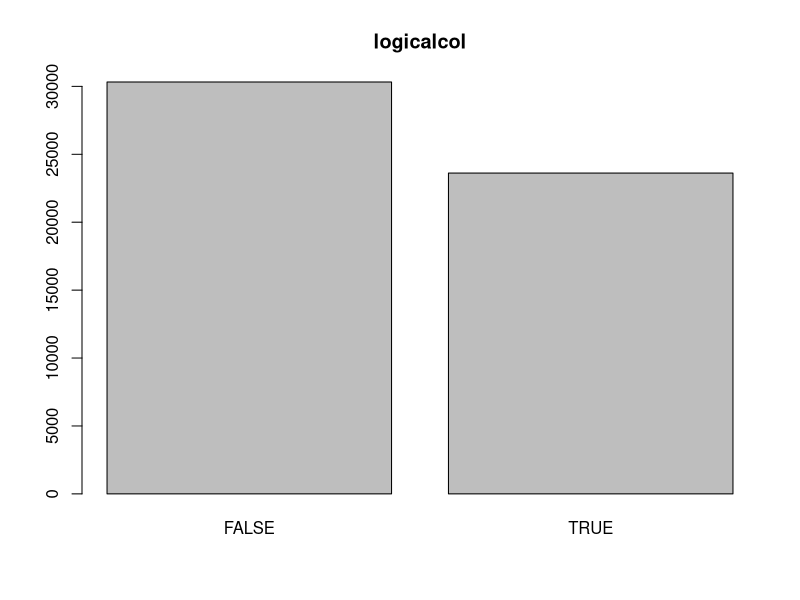
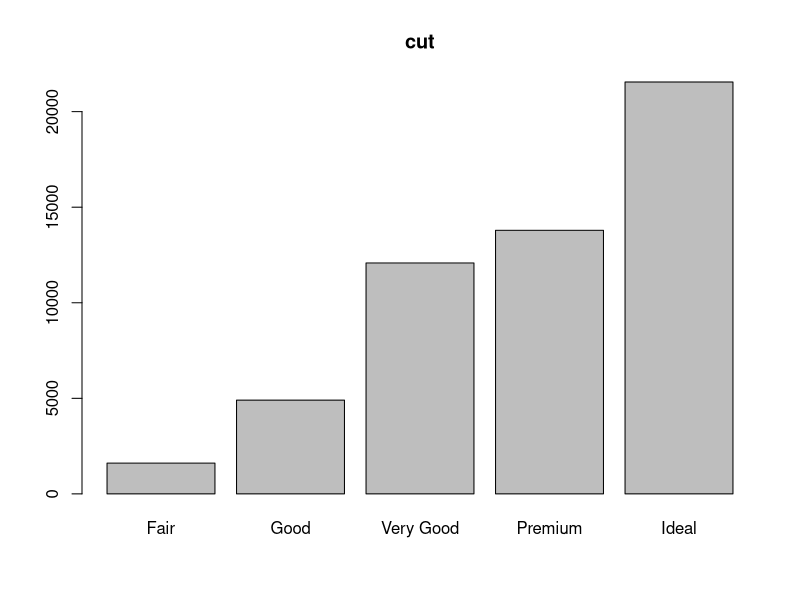
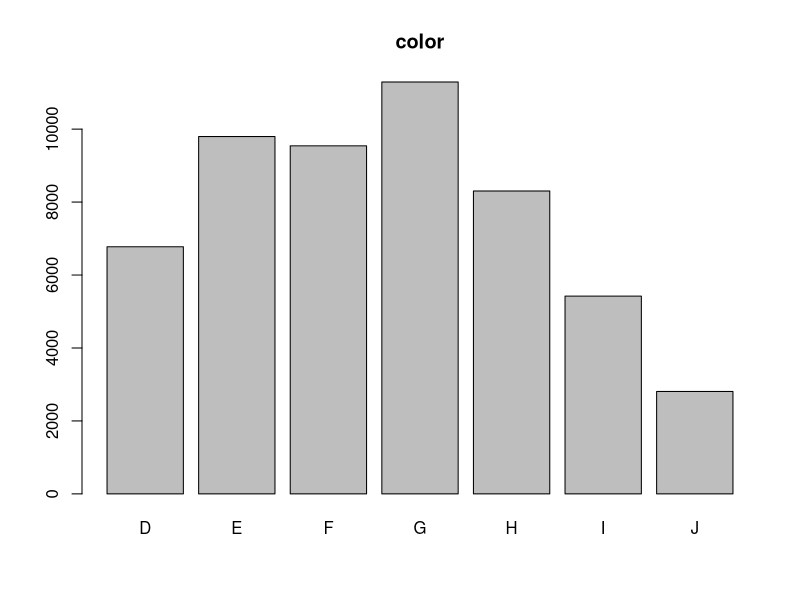
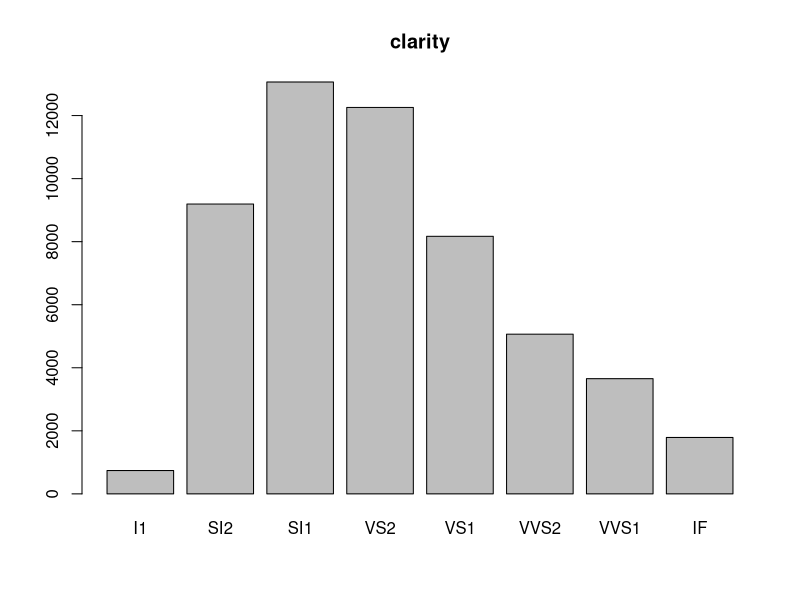

Here is the R script that generated these plots, in order:
## ---- chunk 1
require(ggplot2)
data(diamonds)
## ---- chunk 2
mtcarsT <- mtcars$vs == 1 #This creates a vector mtcarsT, where each element is either TRUE or FALSE. It is TRUE if the corresponding element of mtcars$vs is equal to 1, and FALSE if it is equal to 0. 
newsample <- sample(mtcarsT, 53940, replace=TRUE) #The sample function allows us to create a new vector by sampling from elements of another vector. Here, we pick 53940 (the amount of elements in diamonds) from the mtcarsT vector with replacement. This gives us 53940 elements, which are either TRUE or FALSE, and whose ratio should be approximately that of the ratio of 1s to 0s in mtcars$vs. 
diamonds$logicalcol <- newsample #This adds a new column, called logicalcol, to diamonds. The column we are adding is the newsample vector, i.e. the vector of TRUE and FALSE created by the sample function. 
## ---- chunk 3
logicalframe <- diamonds[sapply(diamonds, is.logical)] #The s apply function takes in our diamonds data frame, and applies the function is.logical to each of its columns. This returns a vector of TRUE and FALSE, where there are TRUEs in locations corresponding to the logical columns of diamonds, and FALSEs corresponding to all other columns of diamonds. By placing this resulting vector in brackets after diamonds, we are returning all columns of diamonds for which is.logical returned TRUE (i.e. we are returning all logical columns of diamonds). Here I am assigning the returned column to the name logicalframe. 
factorframe <- diamonds[sapply(diamonds, is.factor)] #Here we are doing the same for all columns whose elements are categorical variables. 

lf_extract <- function(df){ #Here is a function that allows you to extract the logical and categorical columns from any data frame. The function lf_extract takes any data frame df as an input. It then extracts the logical and categorical columns as done above, and returns a data frame consisting of those columns concatenated together. 
return(data.frame(df[sapply(df, is.logical)], df[sapply(df, is.factor)]))
}
lf_extract(diamonds)
## ---- chunk 4

logic_index = 1 #Define a variable logic_index as 1. We will use this to title our bar graphs. 
for(i in logicalframe){ #Goes through every column in our df logicalframe (created above)
  counts <- table(i) #Uses the table function to create a frequency table of the elements in i. 
  barplot(counts, main=names(logicalframe[logic_index])) #Creates a bargraph according to the frequency table. We use the main input to title our bargraph with the name of the column we are plotting. 
  logic_index = logic_index + 1 #Increase the number logic_index. This means that if we have another column to graph from logicalframe, we know to title it with the name of that column (rather than the name of the column before it)
}

factorframe <- diamonds[sapply(diamonds, is.factor)] #Creates a df factorframe, which consists of all factor variables in diamonds. We do this by using the sapply function in the same way we did to create logicalframe. 
factor_index = 1 #Define a variable factor_index as 1. We will use this to title our bar graphs. 
for(i in factorframe){ #Goes through every column in factorframe
  counts <- table(i) #Creates a frequency table of the elements in i
  barplot(counts, main=names(factorframe[factor_index])) #Create a bar graph according to the frequency table. The main input titles the graph with the name of the appropriate column from factorframe. 
  factor_index = factor_index + 1 #Adds 1 to our variable factor_index, so we title the next graph appropriately. 
}

## ---- chunk 5
freq_list = NULL #Creates an empty list called freq_list. This will be appended and made into a list of frequency tables. 
for(i in factorframe){ #Goes through every column in factorframe (i.e. every column of categorical variables)
  freq_list = c(freq_list, table(i)) #and creates a frequency table of that column, adds that table to our list freq_list
}
for(i in logicalframe){ #Does the same for every column in logicalframe. 
  freq_list = c(freq_list, table(i))
}
freq_list
